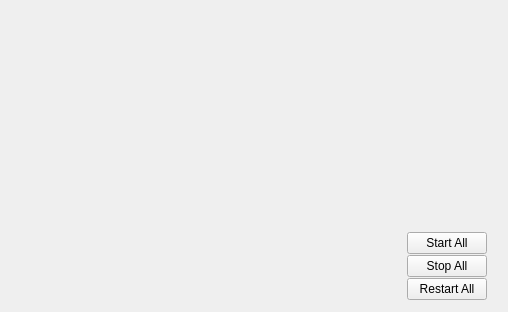
<ui version="4.0" >
 <class>TauServersWidget</class>
 <widget class="QWidget" name="TauServersWidget" >
  <property name="geometry" >
   <rect>
    <x>0</x>
    <y>0</y>
    <width>508</width>
    <height>312</height>
   </rect>
  </property>
  <property name="windowTitle" >
   <string>Form</string>
  </property>
  <layout class="QGridLayout" name="gridLayout" >
   <item row="0" column="0" >
    <layout class="QHBoxLayout" name="horizontalLayout" >
     <item>
      <layout class="QVBoxLayout" name="verticalLayout" >
       <item>
        <widget class="QFrame" name="frDSStates" >
         <zorder>frButtons</zorder>
        </widget>
       </item>
       <item>
        <spacer name="verticalSpacer_2" >
         <property name="orientation" >
          <enum>Qt::Vertical</enum>
         </property>
         <property name="sizeHint" stdset="0" >
          <size>
           <width>20</width>
           <height>40</height>
          </size>
         </property>
        </spacer>
       </item>
      </layout>
     </item>
     <item>
      <widget class="QFrame" name="frButtons" >
       <property name="maximumSize" >
        <size>
         <width>100</width>
         <height>16777215</height>
        </size>
       </property>
       <property name="frameShape" >
        <enum>QFrame::NoFrame</enum>
       </property>
       <property name="frameShadow" >
        <enum>QFrame::Plain</enum>
       </property>
       <layout class="QGridLayout" name="gridLayout_2" >
        <property name="margin" >
         <number>1</number>
        </property>
        <property name="spacing" >
         <number>1</number>
        </property>
        <item row="0" column="0" >
         <spacer name="verticalSpacer" >
          <property name="orientation" >
           <enum>Qt::Vertical</enum>
          </property>
          <property name="sizeHint" stdset="0" >
           <size>
            <width>20</width>
            <height>40</height>
           </size>
          </property>
         </spacer>
        </item>
        <item row="1" column="0" >
         <widget class="QPushButton" name="btnStartAll" >
          <property name="maximumSize" >
           <size>
            <width>80</width>
            <height>16777215</height>
           </size>
          </property>
          <property name="text" >
           <string>Start All</string>
          </property>
         </widget>
        </item>
        <item row="2" column="0" >
         <widget class="QPushButton" name="btnStopAll" >
          <property name="maximumSize" >
           <size>
            <width>80</width>
            <height>16777215</height>
           </size>
          </property>
          <property name="text" >
           <string>Stop All</string>
          </property>
         </widget>
        </item>
        <item row="3" column="0" >
         <widget class="QPushButton" name="btnRestartAll" >
          <property name="maximumSize" >
           <size>
            <width>80</width>
            <height>16777215</height>
           </size>
          </property>
          <property name="text" >
           <string>Restart All</string>
          </property>
         </widget>
        </item>
       </layout>
      </widget>
     </item>
    </layout>
   </item>
  </layout>
 </widget>
 <resources/>
 <connections/>
</ui>
